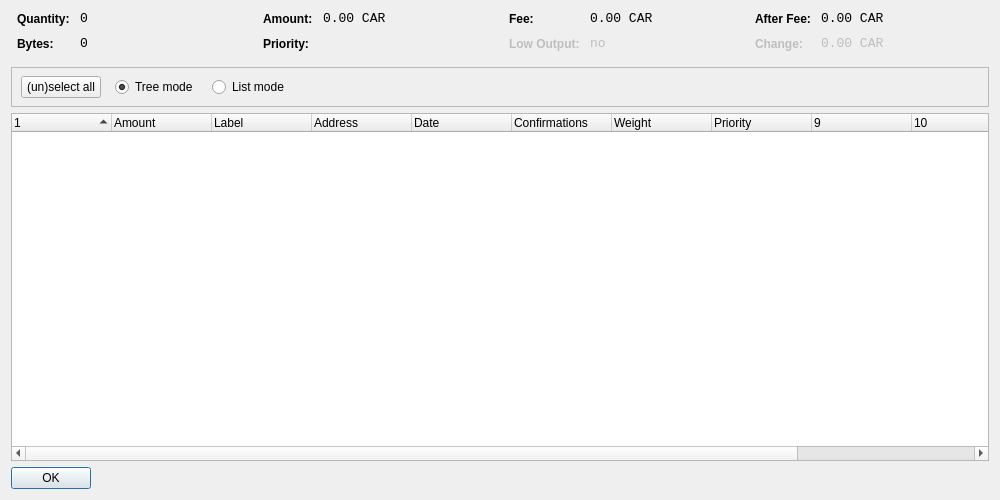
<?xml version="1.0" encoding="UTF-8"?>
<ui version="4.0">
 <class>CoinControlDialog</class>
 <widget class="QWidget" name="CoinControlDialog">
  <property name="geometry">
   <rect>
    <x>0</x>
    <y>0</y>
    <width>1000</width>
    <height>500</height>
   </rect>
  </property>
  <property name="windowTitle">
   <string>Coin Control</string>
  </property>
  <layout class="QVBoxLayout" name="verticalLayout">
   <item>
    <layout class="QHBoxLayout" name="horizontalLayoutTop" stretch="0,0,0,0">
     <property name="topMargin">
      <number>0</number>
     </property>
     <property name="bottomMargin">
      <number>10</number>
     </property>
     <item>
      <layout class="QFormLayout" name="formLayoutCoinControl1">
       <property name="horizontalSpacing">
        <number>10</number>
       </property>
       <property name="verticalSpacing">
        <number>10</number>
       </property>
       <property name="leftMargin">
        <number>6</number>
       </property>
       <property name="rightMargin">
        <number>6</number>
       </property>
       <item row="0" column="0">
        <widget class="QLabel" name="labelCoinControlQuantityText">
         <property name="styleSheet">
          <string notr="true">font-weight:bold;</string>
         </property>
         <property name="text">
          <string>Quantity:</string>
         </property>
        </widget>
       </item>
       <item row="0" column="1">
        <widget class="QLabel" name="labelCoinControlQuantity">
         <property name="font">
          <font>
           <family>Monospace</family>
           <pointsize>10</pointsize>
          </font>
         </property>
         <property name="cursor">
          <cursorShape>IBeamCursor</cursorShape>
         </property>
         <property name="contextMenuPolicy">
          <enum>Qt::ActionsContextMenu</enum>
         </property>
         <property name="text">
          <string notr="true">0</string>
         </property>
         <property name="textInteractionFlags">
          <set>Qt::LinksAccessibleByMouse|Qt::TextSelectableByKeyboard|Qt::TextSelectableByMouse</set>
         </property>
        </widget>
       </item>
       <item row="1" column="0">
        <widget class="QLabel" name="labelCoinControlBytesText">
         <property name="styleSheet">
          <string notr="true">font-weight:bold;</string>
         </property>
         <property name="text">
          <string>Bytes:</string>
         </property>
        </widget>
       </item>
       <item row="1" column="1">
        <widget class="QLabel" name="labelCoinControlBytes">
         <property name="font">
          <font>
           <family>Monospace</family>
           <pointsize>10</pointsize>
          </font>
         </property>
         <property name="cursor">
          <cursorShape>IBeamCursor</cursorShape>
         </property>
         <property name="contextMenuPolicy">
          <enum>Qt::ActionsContextMenu</enum>
         </property>
         <property name="text">
          <string notr="true">0</string>
         </property>
         <property name="textInteractionFlags">
          <set>Qt::LinksAccessibleByMouse|Qt::TextSelectableByKeyboard|Qt::TextSelectableByMouse</set>
         </property>
        </widget>
       </item>
      </layout>
     </item>
     <item>
      <layout class="QFormLayout" name="formLayoutCoinControl2">
       <property name="horizontalSpacing">
        <number>10</number>
       </property>
       <property name="verticalSpacing">
        <number>10</number>
       </property>
       <property name="leftMargin">
        <number>6</number>
       </property>
       <property name="rightMargin">
        <number>6</number>
       </property>
       <item row="0" column="0">
        <widget class="QLabel" name="labelCoinControlAmountText">
         <property name="styleSheet">
          <string notr="true">font-weight:bold;</string>
         </property>
         <property name="text">
          <string>Amount:</string>
         </property>
        </widget>
       </item>
       <item row="0" column="1">
        <widget class="QLabel" name="labelCoinControlAmount">
         <property name="font">
          <font>
           <family>Monospace</family>
           <pointsize>10</pointsize>
          </font>
         </property>
         <property name="cursor">
          <cursorShape>IBeamCursor</cursorShape>
         </property>
         <property name="contextMenuPolicy">
          <enum>Qt::ActionsContextMenu</enum>
         </property>
         <property name="text">
          <string notr="true">0.00 CAR</string>
         </property>
         <property name="textInteractionFlags">
          <set>Qt::LinksAccessibleByMouse|Qt::TextSelectableByKeyboard|Qt::TextSelectableByMouse</set>
         </property>
        </widget>
       </item>
       <item row="1" column="0">
        <widget class="QLabel" name="labelCoinControlPriorityText">
         <property name="styleSheet">
          <string notr="true">font-weight:bold;</string>
         </property>
         <property name="text">
          <string>Priority:</string>
         </property>
        </widget>
       </item>
       <item row="1" column="1">
        <widget class="QLabel" name="labelCoinControlPriority">
         <property name="font">
          <font>
           <family>Monospace</family>
           <pointsize>10</pointsize>
          </font>
         </property>
         <property name="cursor">
          <cursorShape>IBeamCursor</cursorShape>
         </property>
         <property name="contextMenuPolicy">
          <enum>Qt::ActionsContextMenu</enum>
         </property>
         <property name="text">
          <string/>
         </property>
         <property name="textInteractionFlags">
          <set>Qt::LinksAccessibleByMouse|Qt::TextSelectableByKeyboard|Qt::TextSelectableByMouse</set>
         </property>
        </widget>
       </item>
      </layout>
     </item>
     <item>
      <layout class="QFormLayout" name="formLayoutCoinControl3">
       <property name="horizontalSpacing">
        <number>10</number>
       </property>
       <property name="verticalSpacing">
        <number>10</number>
       </property>
       <property name="leftMargin">
        <number>6</number>
       </property>
       <property name="rightMargin">
        <number>6</number>
       </property>
       <item row="0" column="0">
        <widget class="QLabel" name="labelCoinControlFeeText">
         <property name="styleSheet">
          <string notr="true">font-weight:bold;</string>
         </property>
         <property name="text">
          <string>Fee:</string>
         </property>
        </widget>
       </item>
       <item row="0" column="1">
        <widget class="QLabel" name="labelCoinControlFee">
         <property name="font">
          <font>
           <family>Monospace</family>
           <pointsize>10</pointsize>
          </font>
         </property>
         <property name="cursor">
          <cursorShape>IBeamCursor</cursorShape>
         </property>
         <property name="contextMenuPolicy">
          <enum>Qt::ActionsContextMenu</enum>
         </property>
         <property name="text">
          <string notr="true">0.00 CAR</string>
         </property>
         <property name="textInteractionFlags">
          <set>Qt::LinksAccessibleByMouse|Qt::TextSelectableByKeyboard|Qt::TextSelectableByMouse</set>
         </property>
        </widget>
       </item>
       <item row="1" column="0">
        <widget class="QLabel" name="labelCoinControlLowOutputText">
         <property name="enabled">
          <bool>false</bool>
         </property>
         <property name="styleSheet">
          <string notr="true">font-weight:bold;</string>
         </property>
         <property name="text">
          <string>Low Output:</string>
         </property>
        </widget>
       </item>
       <item row="1" column="1">
        <widget class="QLabel" name="labelCoinControlLowOutput">
         <property name="enabled">
          <bool>false</bool>
         </property>
         <property name="font">
          <font>
           <family>Monospace</family>
           <pointsize>10</pointsize>
          </font>
         </property>
         <property name="cursor">
          <cursorShape>IBeamCursor</cursorShape>
         </property>
         <property name="contextMenuPolicy">
          <enum>Qt::ActionsContextMenu</enum>
         </property>
         <property name="text">
          <string>no</string>
         </property>
         <property name="textInteractionFlags">
          <set>Qt::LinksAccessibleByMouse|Qt::TextSelectableByKeyboard|Qt::TextSelectableByMouse</set>
         </property>
        </widget>
       </item>
      </layout>
     </item>
     <item>
      <layout class="QFormLayout" name="formLayoutCoinControl4">
       <property name="horizontalSpacing">
        <number>10</number>
       </property>
       <property name="verticalSpacing">
        <number>10</number>
       </property>
       <property name="leftMargin">
        <number>6</number>
       </property>
       <property name="rightMargin">
        <number>6</number>
       </property>
       <item row="0" column="0">
        <widget class="QLabel" name="labelCoinControlAfterFeeText">
         <property name="styleSheet">
          <string notr="true">font-weight:bold;</string>
         </property>
         <property name="text">
          <string>After Fee:</string>
         </property>
        </widget>
       </item>
       <item row="0" column="1">
        <widget class="QLabel" name="labelCoinControlAfterFee">
         <property name="font">
          <font>
           <family>Monospace</family>
           <pointsize>10</pointsize>
          </font>
         </property>
         <property name="cursor">
          <cursorShape>IBeamCursor</cursorShape>
         </property>
         <property name="contextMenuPolicy">
          <enum>Qt::ActionsContextMenu</enum>
         </property>
         <property name="text">
          <string notr="true">0.00 CAR</string>
         </property>
         <property name="textInteractionFlags">
          <set>Qt::LinksAccessibleByMouse|Qt::TextSelectableByKeyboard|Qt::TextSelectableByMouse</set>
         </property>
        </widget>
       </item>
       <item row="1" column="0">
        <widget class="QLabel" name="labelCoinControlChangeText">
         <property name="enabled">
          <bool>false</bool>
         </property>
         <property name="styleSheet">
          <string notr="true">font-weight:bold;</string>
         </property>
         <property name="text">
          <string>Change:</string>
         </property>
        </widget>
       </item>
       <item row="1" column="1">
        <widget class="QLabel" name="labelCoinControlChange">
         <property name="enabled">
          <bool>false</bool>
         </property>
         <property name="font">
          <font>
           <family>Monospace</family>
           <pointsize>10</pointsize>
          </font>
         </property>
         <property name="cursor">
          <cursorShape>IBeamCursor</cursorShape>
         </property>
         <property name="contextMenuPolicy">
          <enum>Qt::ActionsContextMenu</enum>
         </property>
         <property name="text">
          <string notr="true">0.00 CAR</string>
         </property>
         <property name="textInteractionFlags">
          <set>Qt::LinksAccessibleByMouse|Qt::TextSelectableByKeyboard|Qt::TextSelectableByMouse</set>
         </property>
        </widget>
       </item>
      </layout>
     </item>
    </layout>
   </item>
   <item>
    <widget class="QFrame" name="frame">
     <property name="minimumSize">
      <size>
       <width>0</width>
       <height>40</height>
      </size>
     </property>
     <property name="frameShape">
      <enum>QFrame::StyledPanel</enum>
     </property>
     <property name="frameShadow">
      <enum>QFrame::Sunken</enum>
     </property>
     <widget class="QWidget" name="horizontalLayoutWidget">
      <property name="geometry">
       <rect>
        <x>10</x>
        <y>0</y>
        <width>781</width>
        <height>41</height>
       </rect>
      </property>
      <layout class="QHBoxLayout" name="horizontalLayoutPanel" stretch="0,0,0,0">
       <property name="spacing">
        <number>14</number>
       </property>
       <item>
        <widget class="QPushButton" name="pushButtonSelectAll">
         <property name="sizePolicy">
          <sizepolicy hsizetype="Maximum" vsizetype="Fixed">
           <horstretch>0</horstretch>
           <verstretch>0</verstretch>
          </sizepolicy>
         </property>
         <property name="text">
          <string>(un)select all</string>
         </property>
        </widget>
       </item>
       <item>
        <widget class="QRadioButton" name="radioTreeMode">
         <property name="sizePolicy">
          <sizepolicy hsizetype="Maximum" vsizetype="Fixed">
           <horstretch>0</horstretch>
           <verstretch>0</verstretch>
          </sizepolicy>
         </property>
         <property name="text">
          <string>Tree mode</string>
         </property>
         <property name="checked">
          <bool>true</bool>
         </property>
        </widget>
       </item>
       <item>
        <widget class="QRadioButton" name="radioListMode">
         <property name="sizePolicy">
          <sizepolicy hsizetype="Maximum" vsizetype="Fixed">
           <horstretch>0</horstretch>
           <verstretch>0</verstretch>
          </sizepolicy>
         </property>
         <property name="text">
          <string>List mode</string>
         </property>
        </widget>
       </item>
       <item>
        <spacer name="horizontalSpacer">
         <property name="orientation">
          <enum>Qt::Horizontal</enum>
         </property>
         <property name="sizeHint" stdset="0">
          <size>
           <width>40</width>
           <height>20</height>
          </size>
         </property>
        </spacer>
       </item>
      </layout>
     </widget>
    </widget>
   </item>
   <item>
    <widget class="CoinControlTreeWidget" name="treeWidget">
     <property name="contextMenuPolicy">
      <enum>Qt::CustomContextMenu</enum>
     </property>
     <property name="sortingEnabled">
      <bool>false</bool>
     </property>
     <property name="columnCount">
      <number>12</number>
     </property>
     <attribute name="headerShowSortIndicator" stdset="0">
      <bool>true</bool>
     </attribute>
     <attribute name="headerStretchLastSection">
      <bool>false</bool>
     </attribute>
     <column>
      <property name="text">
       <string/>
      </property>
     </column>
     <column>
      <property name="text">
       <string>Amount</string>
      </property>
     </column>
     <column>
      <property name="text">
       <string>Label</string>
      </property>
     </column>
     <column>
      <property name="text">
       <string>Address</string>
      </property>
     </column>
     <column>
      <property name="text">
       <string>Date</string>
      </property>
     </column>
     <column>
      <property name="text">
       <string>Confirmations</string>
      </property>
      <property name="toolTip">
       <string>Confirmed</string>
      </property>
     </column>
     <column>
      <property name="text">
       <string>Weight</string>
      </property>
     </column>
     <column>
      <property name="text">
       <string>Priority</string>
      </property>
     </column>
     <column>
      <property name="text">
       <string/>
      </property>
     </column>
     <column>
      <property name="text">
       <string/>
      </property>
     </column>
     <column>
      <property name="text">
       <string/>
      </property>
     </column>
     <column>
      <property name="text">
       <string/>
      </property>
     </column>
    </widget>
   </item>
   <item>
    <widget class="QDialogButtonBox" name="buttonBox">
     <property name="sizePolicy">
      <sizepolicy hsizetype="Maximum" vsizetype="Fixed">
       <horstretch>0</horstretch>
       <verstretch>0</verstretch>
      </sizepolicy>
     </property>
     <property name="orientation">
      <enum>Qt::Horizontal</enum>
     </property>
     <property name="standardButtons">
      <set>QDialogButtonBox::Ok</set>
     </property>
    </widget>
   </item>
  </layout>
 </widget>
 <customwidgets>
  <customwidget>
   <class>CoinControlTreeWidget</class>
   <extends>QTreeWidget</extends>
   <header>coincontroltreewidget.h</header>
  </customwidget>
 </customwidgets>
 <resources/>
 <connections/>
</ui>
